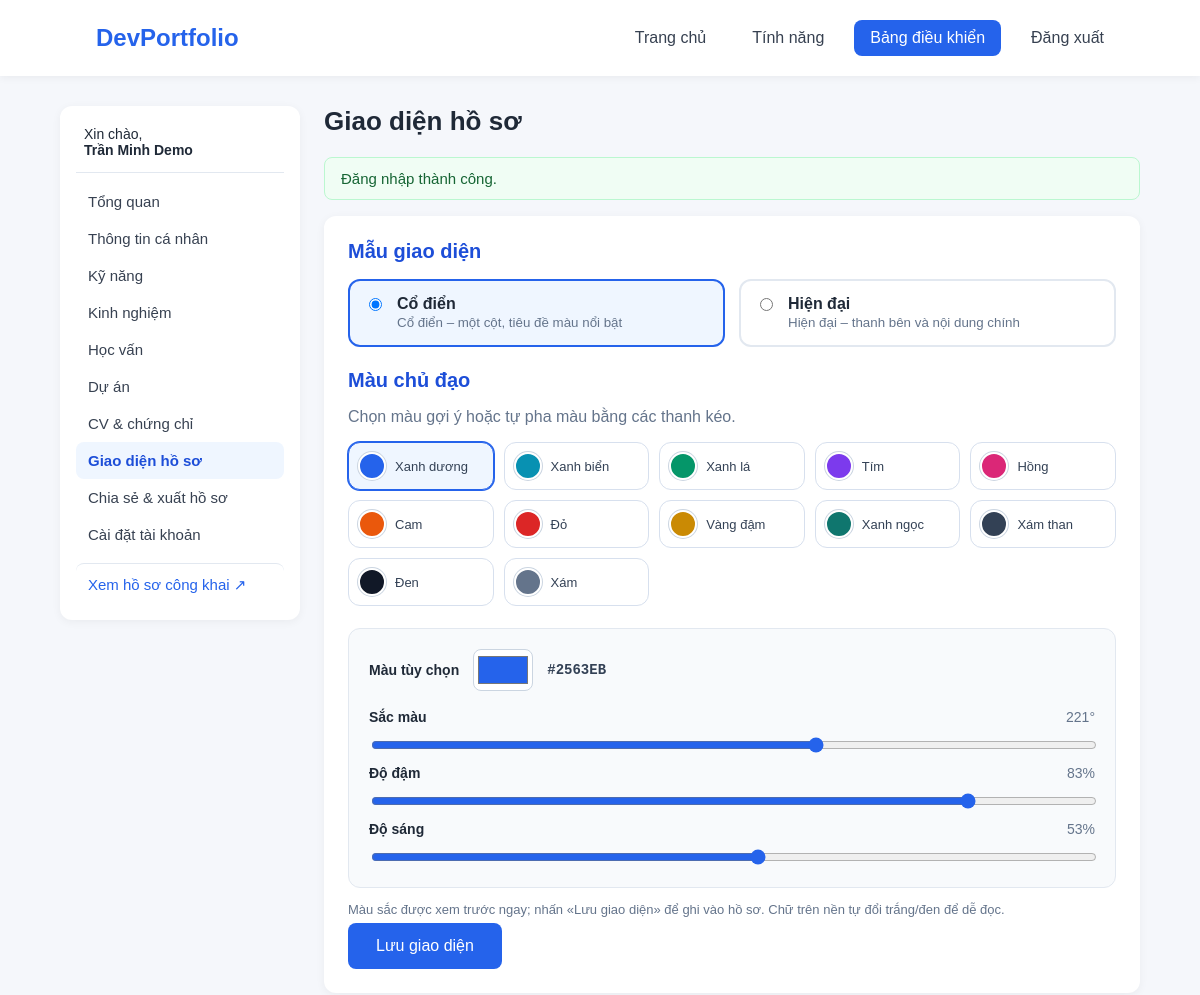
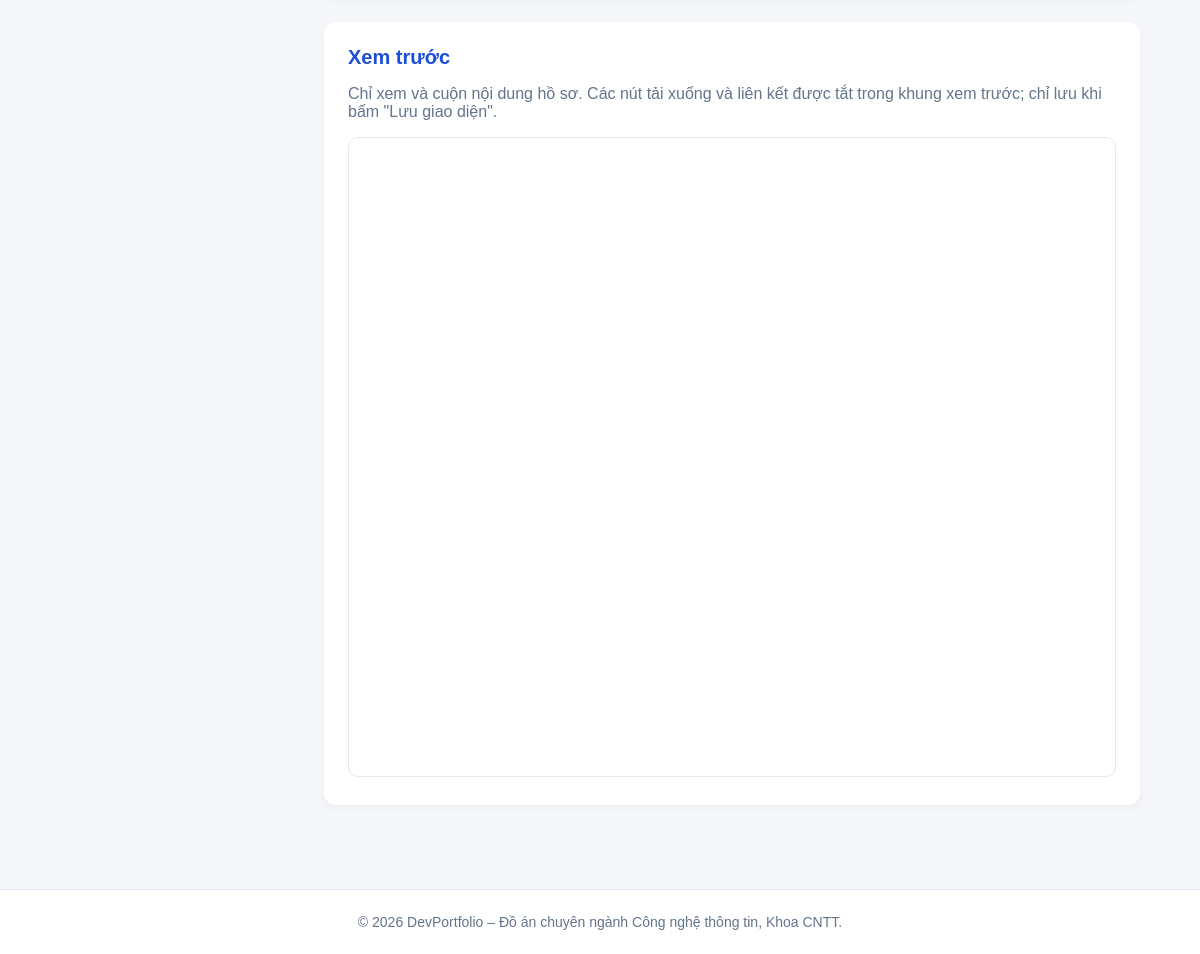
The page /dashboard/appearance.php (signed in) on the database its author committed (2 pictures, top to bottom).
### tables this page shows
CREATE TABLE IF NOT EXISTS users (
    id            INT UNSIGNED NOT NULL AUTO_INCREMENT,
    full_name     VARCHAR(100) NOT NULL,
    email         VARCHAR(190) NOT NULL,
    password_hash VARCHAR(255) NOT NULL,             
    slug          VARCHAR(120) NOT NULL,             
    is_active     TINYINT(1)   NOT NULL DEFAULT 1,
    created_at    DATETIME     NOT NULL DEFAULT CURRENT_TIMESTAMP,
    updated_at    DATETIME     NOT NULL DEFAULT CURRENT_TIMESTAMP ON UPDATE CURRENT_TIMESTAMP,
    PRIMARY KEY (id),
    UNIQUE KEY uq_users_email (email),
    UNIQUE KEY uq_users_slug (slug)
);

CREATE TABLE IF NOT EXISTS profile_settings (
    id            INT UNSIGNED NOT NULL AUTO_INCREMENT,
    user_id       INT UNSIGNED NOT NULL,
    template      VARCHAR(30)  NOT NULL DEFAULT 'classic',
    primary_color VARCHAR(7)   NOT NULL DEFAULT '#2563eb',
    updated_at    DATETIME     NOT NULL DEFAULT CURRENT_TIMESTAMP ON UPDATE CURRENT_TIMESTAMP,
    PRIMARY KEY (id),
    UNIQUE KEY uq_profile_settings_user (user_id),
    CONSTRAINT fk_profile_settings_user FOREIGN KEY (user_id) REFERENCES users (id) ON DELETE CASCADE
);

### includes/auth.php (called while the page is built, shortened)
<?php
function current_user(bool $refresh = false): ?array
{
    static $cache = null;
    static $loaded = false;
    if ($loaded) {
        return $cache;
    }
    $loaded = true;
    $id = $_SESSION['user_id'] ?? null;
    $last = (int) ($_SESSION['last_activity'] ?? 0);
    $user = db_one(
        'SELECT id, full_name, email, slug, is_active, created_at FROM users WHERE id = ?',
        [(int) $id]
    );
    $cache = $user;
    return $cache;
}
function require_login(): array
{
    $user = current_user();
    return $user;
}

### includes/db.php (called while the page is built, shortened)
<?php
function db(): PDO
{
    static $pdo = null;
    if ($pdo === null) {
        $c = config('db');
        $dsn = sprintf(
            'mysql:host=%s;port=%d;dbname=%s;charset=utf8mb4',
            $c['host'],
            (int) $c['port'],
            $c['name']
        );
        $pdo = new PDO($dsn, $c['user'], $c['pass'], [
            PDO::ATTR_ERRMODE            => PDO::ERRMODE_EXCEPTION,
            PDO::ATTR_DEFAULT_FETCH_MODE => PDO::FETCH_ASSOC,
            PDO::ATTR_EMULATE_PREPARES   => false,
        ]);
    }
    return $pdo;
}
function db_query(string $sql, array $params = []): PDOStatement
{
    $stmt = db()->prepare($sql);
    $stmt->execute($params);
    return $stmt;
}
function db_one(string $sql, array $params = []): ?array
{
    $row = db_query($sql, $params)->fetch();
    return $row === false ? null : $row;
}

### dashboard/appearance.php (the view, shortened to what this page needs)
<?php
require __DIR__ . '/../includes/bootstrap.php';
$user = require_login();
$uid = (int) $user['id'];
$templates = profile_templates();
$settings = db_one('SELECT template, primary_color FROM profile_settings WHERE user_id = ?', [$uid]);
$input = $settings;
$swatches = [
    '#2563eb' => 'Xanh dương', '#0891b2' => 'Xanh biển', '#059669' => 'Xanh lá',
    '#7c3aed' => 'Tím', '#db2777' => 'Hồng', '#ea580c' => 'Cam',
    '#dc2626' => 'Đỏ', '#ca8a04' => 'Vàng đậm', '#0f766e' => 'Xanh ngọc',
    '#334155' => 'Xám than', '#111827' => 'Đen', '#64748b' => 'Xám'
];
$previewBase = profile_url($user['slug'], false);
$pageTitle = 'Giao diện hồ sơ';
$activeNav = 'appearance.php';
require __DIR__ . '/../includes/dash_header.php';
?>
<link rel="stylesheet" href="<?= e(asset('css/appearance_controls.css') . '?v=2') ?>">
                <form class="card" id="appearance-form" method="post" action="<?= e(url('dashboard/appearance.php')) ?>" novalidate>
                    <h2>Mẫu giao diện</h2>
                    <div class="template-options">
                        <?php foreach ($templates as $key => $label): ?>
                            <label class="template-option">
                                <input type="radio" name="template" value="<?= e($key) ?>"<?= $input['template'] === $key ? ' checked' : '' ?>>
                                <span><strong><?= e($key === 'classic' ? 'Cổ điển' : 'Hiện đại') ?></strong><br>
                                <small class="muted"><?= e($label) ?></small></span>
                            </label>
                        <?php endforeach; ?>
                    </div>
                    <h2>Màu chủ đạo</h2>
                    <p class="muted">Chọn màu gợi ý hoặc tự pha màu bằng các thanh kéo.</p>
                    <div class="color-suggestions" role="group" aria-label="Màu sắc đề xuất">
                        <?php foreach ($swatches as $c => $label): ?>
                            <button type="button" class="color-suggestion" data-color="<?= e($c) ?>" aria-label="Chọn <?= e($label) ?>"
                                    title="<?= e($label) ?>" aria-pressed="false">
                                <span class="swatch" style="background: <?= e($c) ?>"></span>
                                <span><?= e($label) ?></span>
                            </button>
                        <?php endforeach; ?>
                    </div>
                    <div class="custom-color-panel">
                        <div class="color-picker-line">
                            <label for="primary_color">Màu tùy chọn</label>
                            <input type="color" id="primary_color" name="primary_color" value="<?= e($input['primary_color']) ?>" aria-label="Chọn màu chủ đạo">
                            <output id="color-hex" for="primary_color"><?= e(strtoupper($input['primary_color'])) ?></output>
                        </div>
                        <label for="color-hue">Sắc màu <output id="hue-value"></output></label>
                        <input id="color-hue" type="range" min="0" max="359" step="1" aria-label="Thanh kéo sắc màu">
                        <label for="color-saturation">Độ đậm <output id="saturation-value"></output></label>
                        <input id="color-saturation" type="range" min="0" max="100" step="1" aria-label="Thanh kéo độ đậm">
                        <label for="color-lightness">Độ sáng <output id="lightness-value"></output></label>
                        <input id="color-lightness" type="range" min="5" max="95" step="1" aria-label="Thanh kéo độ sáng">
                    </div>
                    <div class="form-hint">Màu sắc được xem trước ngay; nhấn «Lưu giao diện» để ghi vào hồ sơ. Chữ trên nền tự đổi trắng/đen để dễ đọc.</div>
                    <button type="submit" class="btn">Lưu giao diện</button>
                </form>
                <div class="card">
                    <h2>Xem trước</h2>
                    <p class="muted">Chỉ xem và cuộn nội dung hồ sơ. Các nút tải xuống và liên kết được tắt trong khung xem trước; chỉ lưu khi bấm "Lưu giao diện".</p>
                    <iframe id="preview-frame" class="preview-frame" title="Xem trước hồ sơ"
                            sandbox="allow-same-origin"
                            data-base="<?= e($previewBase . '&preview=1') ?>"
                            src="<?= e($previewBase . '&preview=1&tpl=' . rawurlencode($input['template']) . '&color=' . rawurlencode($input['primary_color'])) ?>"></iframe>
                </div>
<?php
require __DIR__ . '/../includes/dash_footer.php';
?>

### includes/dash_header.php (shortened to what this page needs)
<?php
require __DIR__ . '/header.php';
$dashMenu = [
    'index.php'       => 'Tổng quan',
    'profile.php'     => 'Thông tin cá nhân',
    'skills.php'      => 'Kỹ năng',
    'experiences.php' => 'Kinh nghiệm',
    'education.php'   => 'Học vấn',
    'projects.php'    => 'Dự án',
    'documents.php'   => 'CV & chứng chỉ',
    'appearance.php'  => 'Giao diện hồ sơ',
    'share.php'       => 'Chia sẻ & xuất hồ sơ',
    'account.php'     => 'Cài đặt tài khoản',
];
?>
        <div class="dash">
            <aside class="dash-nav">
                <div class="dash-user">Xin chào,<br><strong><?= e($currentUser['full_name']) ?></strong></div>
                <?php foreach ($dashMenu as $file => $label): ?>
                    <a href="<?= e(url('dashboard/' . $file)) ?>"<?= ($activeNav ?? '') === $file ? ' class="active"' : '' ?>><?= e($label) ?></a>
                <?php endforeach; ?>
                <a class="dash-public" href="<?= e(profile_url($currentUser['slug'], false)) ?>" target="_blank" rel="noopener">Xem hồ sơ công khai &#8599;</a>
            </aside>
            <section class="dash-main">
                <h1 class="dash-title"><?= e($pageTitle) ?></h1>

### assets/css/style.css (style rules this page uses)
* { box-sizing: border-box; }
body { margin: 0; font-family: Arial, sans-serif; background-color: #f5f7fb; color: #1f2937; }
.btn { display: inline-block; margin-top: 15px; padding: 14px 28px; background-color: #2563eb; color: white; text-decoration: none; border-radius: 8px; }
:root { --primary: #2563eb; --primary-dark: #1d4ed8; --text: #1f2937; --muted: #64748b; --border: #e2e8f0; --danger: #dc2626; --success: #16a34a; --warning: #d97706; }
a { color: var(--primary); }
button.btn { border: 0; cursor: pointer; font: inherit; }
.form-hint { color: var(--muted); font-size: 13px; margin-top: 5px; }
.muted { color: var(--muted); }
.dash { display: grid; grid-template-columns: 240px 1fr; gap: 24px; padding: 30px 5% 60px; align-items: start; }
.dash-nav { background: #fff; border-radius: 12px; padding: 16px; box-shadow: 0 2px 10px rgba(0, 0, 0, 0.05); }
.dash-user { padding: 4px 8px 14px; border-bottom: 1px solid var(--border); margin-bottom: 10px; font-size: 14px; }
.dash-nav a { display: block; padding: 10px 12px; border-radius: 8px; color: #374151; text-decoration: none; font-size: 15px; }
.dash-nav a.active { background: #eff6ff; color: var(--primary-dark); font-weight: 600; }
.dash-main { min-width: 0; }
.dash-title { margin: 0 0 20px; color: var(--text); font-size: 26px; }
.card { background: #fff; border-radius: 12px; padding: 24px; box-shadow: 0 2px 10px rgba(0, 0, 0, 0.05); margin-bottom: 24px; }
.card h2 { margin: 0 0 16px; font-size: 20px; color: var(--primary-dark); }
.card .btn { margin-top: 6px; }
.dash-public { margin-top: 10px; border-top: 1px solid var(--border); padding-top: 12px !important; color: var(--primary) !important; }
.template-options { display: grid; grid-template-columns: repeat(auto-fit, minmax(240px, 1fr)); gap: 14px; margin-bottom: 22px; }
.template-option { display: flex !important; gap: 12px; align-items: flex-start; padding: 14px; font-weight: 400 !important; border: 2px solid var(--border); border-radius: 12px; cursor: pointer; }
.template-option:has(input:checked) { border-color: var(--primary); background: #eff6ff; }
.swatch { width: 30px; height: 30px; border-radius: 50%; border: 2px solid #fff; box-shadow: 0 0 0 1px #cbd5e1; cursor: pointer; padding: 0; }
.preview-frame { width: 100%; height: 640px; border: 1px solid var(--border); border-radius: 10px; background: #fff; }

### assets/css/appearance_controls.css (style rules this page uses)
.color-suggestions { display:grid;grid-template-columns:repeat(auto-fill,minmax(125px,1fr));gap:10px;margin:12px 0 22px }
.color-suggestion { border:1px solid #d7e0ee;border-radius:12px;background:white;display:flex;align-items:center;gap:9px;text-align:left;padding:9px;font:inherit;font-size:13px;cursor:pointer;color:#334155 }
.color-suggestion:hover,.color-suggestion[aria-pressed="true"] { border-color:var(--primary);background:#eff6ff;box-shadow:0 0 0 1px var(--primary) }
.color-suggestion .swatch { display:block;flex:none;width:28px;height:28px;pointer-events:none }
.custom-color-panel { display:grid;gap:10px;padding:20px;background:#f8fafc;border:1px solid #e2e8f0;border-radius:12px;margin-bottom:14px }
.custom-color-panel label { font-weight:600;font-size:14px;display:flex;justify-content:space-between }
.custom-color-panel label output { font-weight:400;color:#64748b }
.custom-color-panel input[type="range"] { width:100%;cursor:pointer;accent-color:var(--primary) }
.color-picker-line { display:flex;align-items:center;gap:14px;flex-wrap:wrap;margin-bottom:8px }
.color-picker-line label { margin:0 }
.color-picker-line output { font:600 14px monospace;color:#334155 }
.color-picker-line input[type="color"] { width:60px;height:42px;padding:2px;border:1px solid #cbd5e1;border-radius:8px;cursor:pointer;background:#fff }

### rows shown on the page
users: full_name "Trần Minh Demo"
profile_settings: template "☑ Cổ điển Cổ điển – một cột, tiê", template "☐ Hiện đại Hiện đại – thanh bên", primary_color "#2563eb"

### other values the page prints
config('app_name') "DevPortfolio"
$label "Tổng quan"
$label "Thông tin cá nhân"
$label "Kỹ năng"
$label "Kinh nghiệm"
$label "Học vấn"
$label "Dự án"
$label "CV & chứng chỉ"
$label "Giao diện hồ sơ"
$label "Chia sẻ & xuất hồ sơ"
$label "Cài đặt tài khoản"
$pageTitle "Giao diện hồ sơ"
$item['message'] "Đăng nhập thành công."
$key === 'classic' ? 'Cổ điển' : 'Hiện đại' "Cổ điển"
$label "Cổ điển – một cột, tiêu đề màu nổi bật"
